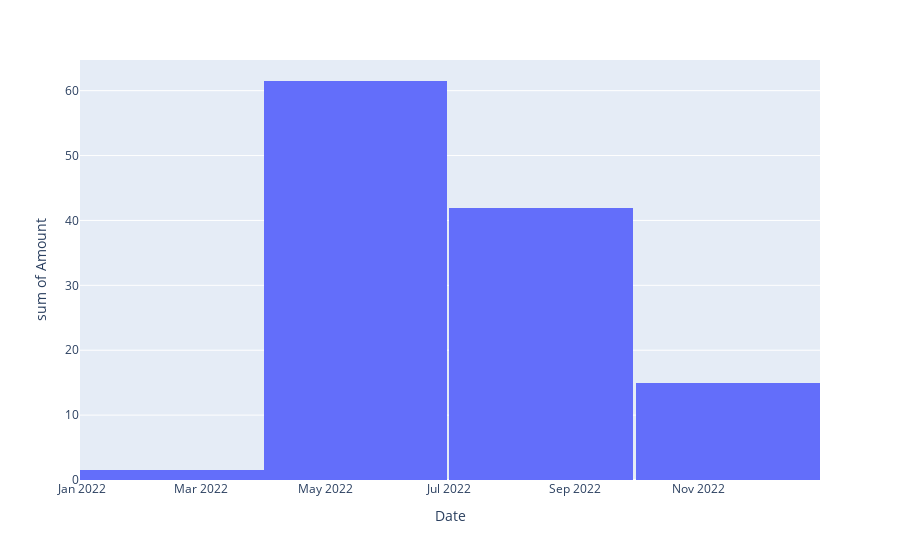

Write notebook code for a chart like this one.
### Code cell
px.histogram(payment,x = payment.index , y = 'Amount')

### Figure 1 — Plotly figure (JSON) as saved in the notebook; plotly's stock layout.template omitted (floating-point values rounded to 4 significant figures)
{"data": [{"alignmentgroup": "True", "bingroup": "x", "histfunc": "sum", "hovertemplate": "Date=%{x}<br>sum of Amount=%{y}<extra></extra>", "legendgroup": "", "marker": {"color": "#636efa", "pattern": {"shape": ""}}, "name": "", "offsetgroup": "", "orientation": "v", "showlegend": false, "type": "histogram", "x": ["2022-12-17T00:00:00", "2022-08-04T00:00:00", "2022-08-03T00:00:00", "2022-07-04T00:00:00", "2022-05-25T00:00:00", "2022-05-16T00:00:00", "2022-04-09T00:00:00", "2022-04-05T00:00:00", "2022-02-28T00:00:00"], "xaxis": "x", "y": [14.99, 14.99, 12, 14.99, 14.99, 22.5, 12, 12, 1.5], "yaxis": "y"}], "layout": {"barmode": "relative", "legend": {"tracegroupgap": 0}, "margin": {"t": 60}, "xaxis": {"anchor": "y", "domain": [0, 1], "title": {"text": "Date"}}, "yaxis": {"anchor": "x", "domain": [0, 1], "title": {"text": "sum of Amount"}}}}
